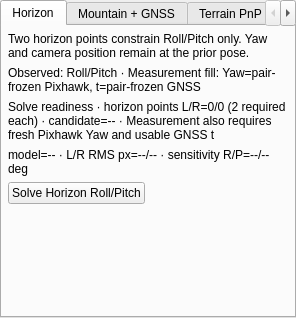
<?xml version='1.0' encoding='utf-8'?>
<ui version="4.0">
 <class>OpticalPoseForm</class>
 <widget class="_CurrentPageTabWidget" name="method_tabs">
  <property name="componentBindings" stdset="0">
   <string>[["methods", "method_tabs", null]]</string>
  </property>
  <property name="styleObjectName" stdset="0">
   <string>alignmentOperationTabs</string>
  </property>
  <widget class="QWidget" name="QWidget_2">
   <layout class="QVBoxLayout" name="QVBoxLayout_2" stretch="0,0,0,0,0,1">
    <property name="leftMargin">
     <number>6</number>
    </property>
    <property name="topMargin">
     <number>6</number>
    </property>
    <property name="rightMargin">
     <number>6</number>
    </property>
    <property name="bottomMargin">
     <number>6</number>
    </property>
    <property name="spacing">
     <number>6</number>
    </property>
    <item>
     <widget class="QLabel" name="compactContract_6">
      <property name="styleObjectName" stdset="0">
       <string>compactContract</string>
      </property>
      <property name="text">
       <string>Two horizon points constrain Roll/Pitch only. Yaw and camera position remain at the prior pose.</string>
      </property>
      <property name="wordWrap">
       <bool>true</bool>
      </property>
     </widget>
    </item>
    <item>
     <widget class="QLabel" name="compactContract_7">
      <property name="styleObjectName" stdset="0">
       <string>compactContract</string>
      </property>
      <property name="text">
       <string>Observed: Roll/Pitch · Measurement fill: Yaw=pair-frozen Pixhawk, t=pair-frozen GNSS</string>
      </property>
      <property name="wordWrap">
       <bool>true</bool>
      </property>
     </widget>
    </item>
    <item>
     <widget class="QLabel" name="method_information_labels_Horizon">
      <property name="componentBindings" stdset="0">
       <string>[["methods", "method_information_labels", "Horizon"]]</string>
      </property>
      <property name="styleObjectName" stdset="0">
       <string>statusStrip</string>
      </property>
      <property name="text">
       <string>Solve readiness · horizon points L/R=0/0 (2 required each) · candidate=-- · Measurement also requires fresh Pixhawk Yaw and usable GNSS t</string>
      </property>
      <property name="wordWrap">
       <bool>true</bool>
      </property>
     </widget>
    </item>
    <item>
     <widget class="QLabel" name="method_detail_labels_Horizon">
      <property name="componentBindings" stdset="0">
       <string>[["methods", "method_detail_labels", "Horizon"]]</string>
      </property>
      <property name="styleObjectName" stdset="0">
       <string>compactContract</string>
      </property>
      <property name="text">
       <string>model=-- · L/R RMS px=--/-- · sensitivity R/P=--/-- deg</string>
      </property>
      <property name="wordWrap">
       <bool>true</bool>
      </property>
     </widget>
    </item>
    <item>
     <layout class="QHBoxLayout" name="QHBoxLayout_2" stretch="0,1">
      <property name="leftMargin">
       <number>0</number>
      </property>
      <property name="topMargin">
       <number>0</number>
      </property>
      <property name="rightMargin">
       <number>0</number>
      </property>
      <property name="bottomMargin">
       <number>0</number>
      </property>
      <property name="spacing">
       <number>6</number>
      </property>
      <item>
       <widget class="QPushButton" name="QPushButton">
        <property name="toolTip">
         <string>Automatically fit Roll/Pitch from the manually marked horizon line. The horizon cannot observe Yaw.</string>
        </property>
        <property name="text">
         <string>Solve Horizon Roll/Pitch</string>
        </property>
        <property name="commandId" stdset="0">
         <string>alignment.pose.solve_horizon</string>
        </property>
        <property name="solverButton" stdset="0">
         <bool>true</bool>
        </property>
        <property name="commandRegistrationOrder" stdset="0">
         <number>8</number>
        </property>
       </widget>
      </item>
      <item>
       <spacer name="spacer_35">
        <property name="orientation">
         <enum>Qt::Horizontal</enum>
        </property>
        <property name="sizeHint">
         <size>
          <width>0</width>
          <height>0</height>
         </size>
        </property>
       </spacer>
      </item>
     </layout>
    </item>
    <item>
     <spacer name="spacer_36">
      <property name="orientation">
       <enum>Qt::Vertical</enum>
      </property>
      <property name="sizeHint">
       <size>
        <width>0</width>
        <height>0</height>
       </size>
      </property>
     </spacer>
    </item>
   </layout>
   <attribute name="title">
    <string>Horizon</string>
   </attribute>
   <attribute name="toolTip">
    <string>Two horizon points constrain Roll/Pitch only. Yaw and camera position remain at the prior pose.</string>
   </attribute>
  </widget>
  <widget class="QWidget" name="QWidget_3">
   <layout class="QVBoxLayout" name="QVBoxLayout_3" stretch="0,0,0,0,0,0,1">
    <property name="leftMargin">
     <number>6</number>
    </property>
    <property name="topMargin">
     <number>6</number>
    </property>
    <property name="rightMargin">
     <number>6</number>
    </property>
    <property name="bottomMargin">
     <number>6</number>
    </property>
    <property name="spacing">
     <number>6</number>
    </property>
    <item>
     <widget class="QLabel" name="compactContract_8">
      <property name="styleObjectName" stdset="0">
       <string>compactContract</string>
      </property>
      <property name="text">
       <string>Click corresponding Mountain features in the same order on both frames. Uses paired u,v and the numeric GNSS baseline; no GeoTIFF or terrain height.</string>
      </property>
      <property name="wordWrap">
       <bool>true</bool>
      </property>
     </widget>
    </item>
    <item>
     <widget class="QLabel" name="compactContract_9">
      <property name="styleObjectName" stdset="0">
       <string>compactContract</string>
      </property>
      <property name="text">
       <string>Observed: relative R from paired u,v · t: frozen GNSS baseline · no terrain height</string>
      </property>
      <property name="wordWrap">
       <bool>true</bool>
      </property>
     </widget>
    </item>
    <item>
     <widget class="QLabel" name="method_information_labels_Mountain___GNSS">
      <property name="componentBindings" stdset="0">
       <string>[["methods", "method_information_labels", "Mountain + GNSS"]]</string>
      </property>
      <property name="styleObjectName" stdset="0">
       <string>statusStrip</string>
      </property>
      <property name="text">
       <string>Solve readiness · paired ridge points L/R=0/0 (≥4, equal order) · candidate=-- · GNSS Yaw90 + P1 R/P at capture request; existing Base R,t is not required</string>
      </property>
      <property name="wordWrap">
       <bool>true</bool>
      </property>
     </widget>
    </item>
    <item>
     <widget class="QLabel" name="method_detail_labels_Mountain___GNSS">
      <property name="componentBindings" stdset="0">
       <string>[["methods", "method_detail_labels", "Mountain + GNSS"]]</string>
      </property>
      <property name="styleObjectName" stdset="0">
       <string>compactContract</string>
      </property>
      <property name="text">
       <string>pairs=-- · inlier ratio=-- · Sampson RMS px=-- · baseline=-- m · lever-arm=--</string>
      </property>
      <property name="wordWrap">
       <bool>true</bool>
      </property>
     </widget>
    </item>
    <item>
     <widget class="QCheckBox" name="mountain_hide_auto_lines_checkbox">
      <property name="componentBindings" stdset="0">
       <string>[["methods", "mountain_hide_auto_lines_checkbox", null]]</string>
      </property>
      <property name="styleObjectName" stdset="0">
       <string>mountainHideAutoSuggestionLines</string>
      </property>
      <property name="toolTip">
       <string>Hide only the line joining Mountain Auto-select points. Right-click an automatic point to exclude its corresponding left/right pair from the overlay and from the accepted solver input.</string>
      </property>
      <property name="text">
       <string>Hide Auto-select connecting lines</string>
      </property>
      <property name="checked">
       <bool>true</bool>
      </property>
     </widget>
    </item>
    <item>
     <layout class="QHBoxLayout" name="QHBoxLayout_3" stretch="0,0,1">
      <property name="leftMargin">
       <number>0</number>
      </property>
      <property name="topMargin">
       <number>0</number>
      </property>
      <property name="rightMargin">
       <number>0</number>
      </property>
      <property name="bottomMargin">
       <number>0</number>
      </property>
      <property name="spacing">
       <number>6</number>
      </property>
      <item>
       <widget class="QPushButton" name="QPushButton_2">
        <property name="toolTip">
         <string>Build metric R,t from at least four same-order paired Mountain u,v clicks on frozen left/right frames and the numeric left/right GNSS baseline. No GeoTIFF or terrain height is used. Fix quality is recorded as evidence, not used as a hard gate. Assumes camera optical center equals GNSS antenna.</string>
        </property>
        <property name="text">
         <string>Solve GNSS + Mountain R,t</string>
        </property>
        <property name="commandId" stdset="0">
         <string>alignment.pose.solve_gnss_mountain</string>
        </property>
        <property name="solverButton" stdset="0">
         <bool>true</bool>
        </property>
        <property name="commandRegistrationOrder" stdset="0">
         <number>9</number>
        </property>
       </widget>
      </item>
      <item>
       <widget class="QPushButton" name="QPushButton_3">
        <property name="toolTip">
         <string>Rotation-only solve from the same paired Ridge points treated as far-field sky/cloud correspondences (Auto-select Cloud). Translation is never applied by this candidate; the Cloud measurement method fills N/E/D from live GNSS. Both frozen frames must be simultaneous within the burst pairing tolerance.</string>
        </property>
        <property name="text">
         <string>Solve Cloud rotation</string>
        </property>
        <property name="commandId" stdset="0">
         <string>alignment.pose.solve_cloud_rotation</string>
        </property>
        <property name="solverButton" stdset="0">
         <bool>true</bool>
        </property>
        <property name="commandRegistrationOrder" stdset="0">
         <number>10</number>
        </property>
       </widget>
      </item>
      <item>
       <spacer name="spacer_47">
        <property name="orientation">
         <enum>Qt::Horizontal</enum>
        </property>
        <property name="sizeHint">
         <size>
          <width>0</width>
          <height>0</height>
         </size>
        </property>
       </spacer>
      </item>
     </layout>
    </item>
    <item>
     <spacer name="spacer_48">
      <property name="orientation">
       <enum>Qt::Vertical</enum>
      </property>
      <property name="sizeHint">
       <size>
        <width>0</width>
        <height>0</height>
       </size>
      </property>
     </spacer>
    </item>
   </layout>
   <attribute name="title">
    <string>Mountain + GNSS</string>
   </attribute>
   <attribute name="toolTip">
    <string>Click corresponding Mountain features in the same order on both frames. Uses paired u,v and the numeric GNSS baseline; no GeoTIFF or terrain height.</string>
   </attribute>
  </widget>
  <widget class="QWidget" name="QWidget_4">
   <layout class="QVBoxLayout" name="QVBoxLayout_4" stretch="0,0,0,0,0,0,1">
    <property name="leftMargin">
     <number>6</number>
    </property>
    <property name="topMargin">
     <number>6</number>
    </property>
    <property name="rightMargin">
     <number>6</number>
    </property>
    <property name="bottomMargin">
     <number>6</number>
    </property>
    <property name="spacing">
     <number>6</number>
    </property>
    <item>
     <widget class="QLabel" name="compactContract_10">
      <property name="styleObjectName" stdset="0">
       <string>compactContract</string>
      </property>
      <property name="text">
       <string>Full 6-DOF pose from 2D/3D correspondences against an imported GeoTIFF -- the only method that does not inherit any axis from the prior pose when it succeeds.</string>
      </property>
      <property name="wordWrap">
       <bool>true</bool>
      </property>
     </widget>
    </item>
    <item>
     <widget class="QLabel" name="compactContract_11">
      <property name="styleObjectName" stdset="0">
       <string>compactContract</string>
      </property>
      <property name="text">
       <string>Observed: full 6-DOF · requires GeoTIFF vertical datum and matched 2D/3D points</string>
      </property>
      <property name="wordWrap">
       <bool>true</bool>
      </property>
     </widget>
    </item>
    <item>
     <widget class="QLabel" name="method_information_labels_Terrain_PnP">
      <property name="componentBindings" stdset="0">
       <string>[["methods", "method_information_labels", "Terrain PnP"]]</string>
      </property>
      <property name="styleObjectName" stdset="0">
       <string>statusStrip</string>
      </property>
      <property name="text">
       <string>Solve readiness · ridge points L/R=0/0 · terrain=-- · candidate=--</string>
      </property>
      <property name="wordWrap">
       <bool>true</bool>
      </property>
     </widget>
    </item>
    <item>
     <widget class="QLabel" name="method_detail_labels_Terrain_PnP">
      <property name="componentBindings" stdset="0">
       <string>[["methods", "method_detail_labels", "Terrain PnP"]]</string>
      </property>
      <property name="styleObjectName" stdset="0">
       <string>compactContract</string>
      </property>
      <property name="text">
       <string>L/R reprojection RMSE=--/-- px · positive depth=--/--</string>
      </property>
      <property name="wordWrap">
       <bool>true</bool>
      </property>
     </widget>
    </item>
    <item>
     <widget class="QLabel" name="compactContract_12">
      <property name="styleObjectName" stdset="0">
       <string>compactContract</string>
      </property>
      <property name="text">
       <string>Uses the same Ridge points as Mountain + GNSS -- switch to Ridge mode on that tab to click them. "Solve Terrain PnP" will prompt for a correspondences JSON matching each side's clicked points 1:1 with object_points_ned_m; see the Readiness card above for GeoTIFF/vertical-datum status.</string>
      </property>
      <property name="wordWrap">
       <bool>true</bool>
      </property>
     </widget>
    </item>
    <item>
     <layout class="QHBoxLayout" name="QHBoxLayout_4" stretch="0,0,1">
      <property name="leftMargin">
       <number>0</number>
      </property>
      <property name="topMargin">
       <number>0</number>
      </property>
      <property name="rightMargin">
       <number>0</number>
      </property>
      <property name="bottomMargin">
       <number>0</number>
      </property>
      <property name="spacing">
       <number>6</number>
      </property>
      <item>
       <widget class="QPushButton" name="QPushButton_4">
        <property name="text">
         <string>Import GeoTIFF</string>
        </property>
        <property name="commandId" stdset="0">
         <string>alignment.pose.import_terrain</string>
        </property>
        <property name="solverButton" stdset="0">
         <bool>true</bool>
        </property>
        <property name="commandRegistrationOrder" stdset="0">
         <number>11</number>
        </property>
       </widget>
      </item>
      <item>
       <widget class="QPushButton" name="QPushButton_5">
        <property name="text">
         <string>Solve Terrain PnP</string>
        </property>
        <property name="commandId" stdset="0">
         <string>alignment.pose.solve_terrain</string>
        </property>
        <property name="solverButton" stdset="0">
         <bool>true</bool>
        </property>
        <property name="commandRegistrationOrder" stdset="0">
         <number>12</number>
        </property>
       </widget>
      </item>
      <item>
       <spacer name="spacer_59">
        <property name="orientation">
         <enum>Qt::Horizontal</enum>
        </property>
        <property name="sizeHint">
         <size>
          <width>0</width>
          <height>0</height>
         </size>
        </property>
       </spacer>
      </item>
     </layout>
    </item>
    <item>
     <spacer name="spacer_60">
      <property name="orientation">
       <enum>Qt::Vertical</enum>
      </property>
      <property name="sizeHint">
       <size>
        <width>0</width>
        <height>0</height>
       </size>
      </property>
     </spacer>
    </item>
   </layout>
   <attribute name="title">
    <string>Terrain PnP</string>
   </attribute>
   <attribute name="toolTip">
    <string>Full 6-DOF pose from 2D/3D correspondences against an imported GeoTIFF -- the only method that does not inherit any axis from the prior pose when it succeeds.</string>
   </attribute>
  </widget>
  <widget class="QWidget" name="QWidget_5">
   <layout class="QVBoxLayout" name="QVBoxLayout_5" stretch="0,0,0,0,0,1">
    <property name="leftMargin">
     <number>6</number>
    </property>
    <property name="topMargin">
     <number>6</number>
    </property>
    <property name="rightMargin">
     <number>6</number>
    </property>
    <property name="bottomMargin">
     <number>6</number>
    </property>
    <property name="spacing">
     <number>6</number>
    </property>
    <item>
     <widget class="QLabel" name="compactContract_13">
      <property name="styleObjectName" stdset="0">
       <string>compactContract</string>
      </property>
      <property name="text">
       <string>One synchronized target constrains Yaw; two or more non-degenerate target/ray observations constrain Roll/Pitch/Yaw. Missing Translation is supplied by live GNSS in Measurement.</string>
      </property>
      <property name="wordWrap">
       <bool>true</bool>
      </property>
     </widget>
    </item>
    <item>
     <widget class="QLabel" name="compactContract_14">
      <property name="styleObjectName" stdset="0">
       <string>compactContract</string>
      </property>
      <property name="text">
       <string>1 target: Yaw · 2+ targets: Roll/Pitch/Yaw · Measurement t: pair-frozen GNSS</string>
      </property>
      <property name="wordWrap">
       <bool>true</bool>
      </property>
     </widget>
    </item>
    <item>
     <widget class="QLabel" name="method_information_labels_Drone_Rotation">
      <property name="componentBindings" stdset="0">
       <string>[["methods", "method_information_labels", "Drone Rotation"]]</string>
      </property>
      <property name="styleObjectName" stdset="0">
       <string>statusStrip</string>
      </property>
      <property name="text">
       <string>Solve readiness · target points L/R=0/0 · captured observations=0 · candidate=--</string>
      </property>
      <property name="wordWrap">
       <bool>true</bool>
      </property>
     </widget>
    </item>
    <item>
     <widget class="QLabel" name="method_detail_labels_Drone_Rotation">
      <property name="componentBindings" stdset="0">
       <string>[["methods", "method_detail_labels", "Drone Rotation"]]</string>
      </property>
      <property name="styleObjectName" stdset="0">
       <string>compactContract</string>
      </property>
      <property name="text">
       <string>observations L/R=--/-- · angular RMS=-- · Translation=pair-frozen GNSS</string>
      </property>
      <property name="wordWrap">
       <bool>true</bool>
      </property>
     </widget>
    </item>
    <item>
     <layout class="QHBoxLayout" name="QHBoxLayout_5" stretch="0,1">
      <property name="leftMargin">
       <number>0</number>
      </property>
      <property name="topMargin">
       <number>0</number>
      </property>
      <property name="rightMargin">
       <number>0</number>
      </property>
      <property name="bottomMargin">
       <number>0</number>
      </property>
      <property name="spacing">
       <number>6</number>
      </property>
      <item>
       <widget class="QPushButton" name="QPushButton_6">
        <property name="text">
         <string>Solve Drone RTK Rotation</string>
        </property>
        <property name="commandId" stdset="0">
         <string>alignment.pose.solve_drone_yaw</string>
        </property>
        <property name="solverButton" stdset="0">
         <bool>true</bool>
        </property>
        <property name="commandRegistrationOrder" stdset="0">
         <number>13</number>
        </property>
       </widget>
      </item>
      <item>
       <spacer name="spacer_69">
        <property name="orientation">
         <enum>Qt::Horizontal</enum>
        </property>
        <property name="sizeHint">
         <size>
          <width>0</width>
          <height>0</height>
         </size>
        </property>
       </spacer>
      </item>
     </layout>
    </item>
    <item>
     <spacer name="spacer_70">
      <property name="orientation">
       <enum>Qt::Vertical</enum>
      </property>
      <property name="sizeHint">
       <size>
        <width>0</width>
        <height>0</height>
       </size>
      </property>
     </spacer>
    </item>
   </layout>
   <attribute name="title">
    <string>Drone Rotation</string>
   </attribute>
   <attribute name="toolTip">
    <string>One synchronized target constrains Yaw; two or more non-degenerate target/ray observations constrain Roll/Pitch/Yaw. Missing Translation is supplied by live GNSS in Measurement.</string>
   </attribute>
  </widget>
  <widget class="QWidget" name="QWidget_6">
   <layout class="QVBoxLayout" name="QVBoxLayout_6" stretch="0,0,0,0,0,1">
    <property name="leftMargin">
     <number>6</number>
    </property>
    <property name="topMargin">
     <number>6</number>
    </property>
    <property name="rightMargin">
     <number>6</number>
    </property>
    <property name="bottomMargin">
     <number>6</number>
    </property>
    <property name="spacing">
     <number>6</number>
    </property>
    <item>
     <widget class="QLabel" name="compactContract_15">
      <property name="styleObjectName" stdset="0">
       <string>compactContract</string>
      </property>
      <property name="text">
       <string>Accumulate at least four synchronized Frozen target pairs in Drone Rotation, then solve full six-DOF camera pose without a separate JSON file. Translation is solved from the observations instead of inherited from live GNSS.</string>
      </property>
      <property name="wordWrap">
       <bool>true</bool>
      </property>
     </widget>
    </item>
    <item>
     <widget class="QLabel" name="compactContract_16">
      <property name="styleObjectName" stdset="0">
       <string>compactContract</string>
      </property>
      <property name="text">
       <string>Observed: full 6-DOF R,t · requires at least four READY accumulated Frozen target pairs</string>
      </property>
      <property name="wordWrap">
       <bool>true</bool>
      </property>
     </widget>
    </item>
    <item>
     <widget class="QLabel" name="method_information_labels_Drone_Multi_view">
      <property name="componentBindings" stdset="0">
       <string>[["methods", "method_information_labels", "Drone Multi-view"]]</string>
      </property>
      <property name="styleObjectName" stdset="0">
       <string>statusStrip</string>
      </property>
      <property name="text">
       <string>Solve readiness · accumulated READY/total=0/0 (≥4 READY required) · captured evidence=0 · candidate=--</string>
      </property>
      <property name="wordWrap">
       <bool>true</bool>
      </property>
     </widget>
    </item>
    <item>
     <widget class="QLabel" name="method_detail_labels_Drone_Multi_view">
      <property name="componentBindings" stdset="0">
       <string>[["methods", "method_detail_labels", "Drone Multi-view"]]</string>
      </property>
      <property name="styleObjectName" stdset="0">
       <string>compactContract</string>
      </property>
      <property name="text">
       <string>observations L/R=--/-- · angular RMS=-- / -- · collection=-- · JSON fallback=--</string>
      </property>
      <property name="wordWrap">
       <bool>true</bool>
      </property>
     </widget>
    </item>
    <item>
     <layout class="QHBoxLayout" name="QHBoxLayout_6" stretch="0,1">
      <property name="leftMargin">
       <number>0</number>
      </property>
      <property name="topMargin">
       <number>0</number>
      </property>
      <property name="rightMargin">
       <number>0</number>
      </property>
      <property name="bottomMargin">
       <number>0</number>
      </property>
      <property name="spacing">
       <number>6</number>
      </property>
      <item>
       <widget class="QPushButton" name="QPushButton_7">
        <property name="toolTip">
         <string>Use at least four READY Frozen target pairs accumulated since the last Alignment Reset, together with their capture-time Drone RTK positions, to solve full 6-DOF R,t for both cameras.</string>
        </property>
        <property name="text">
         <string>Solve Drone RTK Multi-view R,t</string>
        </property>
        <property name="commandId" stdset="0">
         <string>alignment.pose.solve_drone_rtk_multiview</string>
        </property>
        <property name="solverButton" stdset="0">
         <bool>true</bool>
        </property>
        <property name="commandRegistrationOrder" stdset="0">
         <number>7</number>
        </property>
       </widget>
      </item>
      <item>
       <spacer name="spacer_79">
        <property name="orientation">
         <enum>Qt::Horizontal</enum>
        </property>
        <property name="sizeHint">
         <size>
          <width>0</width>
          <height>0</height>
         </size>
        </property>
       </spacer>
      </item>
     </layout>
    </item>
    <item>
     <spacer name="spacer_80">
      <property name="orientation">
       <enum>Qt::Vertical</enum>
      </property>
      <property name="sizeHint">
       <size>
        <width>0</width>
        <height>0</height>
       </size>
      </property>
     </spacer>
    </item>
   </layout>
   <attribute name="title">
    <string>Drone Multi-view</string>
   </attribute>
   <attribute name="toolTip">
    <string>Accumulate at least four synchronized Frozen target pairs in Drone Rotation, then solve full six-DOF camera pose without a separate JSON file. Translation is solved from the observations instead of inherited from live GNSS.</string>
   </attribute>
  </widget>
  <widget class="QWidget" name="QWidget_7">
   <layout class="QVBoxLayout" name="QVBoxLayout_7" stretch="">
    <property name="leftMargin">
     <number>0</number>
    </property>
    <property name="topMargin">
     <number>0</number>
    </property>
    <property name="rightMargin">
     <number>0</number>
    </property>
    <property name="bottomMargin">
     <number>0</number>
    </property>
    <property name="spacing">
     <number>6</number>
    </property>
   </layout>
   <attribute name="title">
    <string>Combine</string>
   </attribute>
  </widget>
 </widget>
 <customwidgets>
  <customwidget>
   <class>_CurrentPageTabWidget</class>
   <extends>QTabWidget</extends>
   <header>Workstation.workspace_views.optical_pose_parts.layouts</header>
   <container>1</container>
  </customwidget>
 </customwidgets>
 <resources />
 <connections />
</ui>
